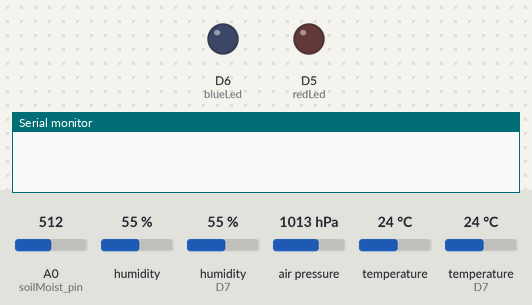
Simulated run of this sketch. Board: ESP8266 (NodeMCU). Shown: output pins drawn as LEDs (lit = HIGH), the last lines printed to the serial monitor. Inputs (shaded band) come from the test bench; at power-on: A0 (soilMoist_pin) = 512, humidity 55 %, humidity (sensor on D7) 55 %, air pressure 1013 hPa, temperature 24 °C, temperature (sensor on D7) 24 °C. A WiFi scan finds three made-up networks.

Above: at 0.1 s.
At 10.1 s:
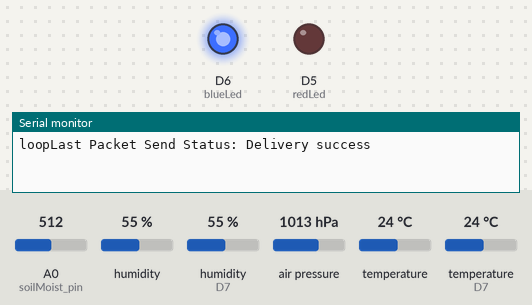
Timing chart, 0 to 11.6 s (numbered marks = the images above):
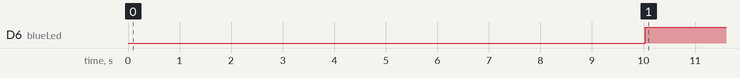

Measured:
- by itself, D6 (blueLed): LOW → HIGH at 10.0 s

The sketch:

sender4.ino
```cpp
#include <espnow.h>
#include <ESP8266WiFi.h>
#include <Adafruit_BME280.h>
#include <Adafruit_Sensor.h>
#include "DHT.h"

// Set your Board ID (ESP32 Sender #1 = BOARD_ID 1, ESP32 Sender #2 = BOARD_ID 2, etc)
#define BOARD_ID 4


//MAC Address of the receiver
uint8_t broadcastAddress[] = {0x40, 0xF5, 0x20, 0x3E, 0x88, 0x48};

const int soilMoist_pin = A0;

#define rain_pin D0

//led pin
#define redLed D5
#define blueLed D6

// assign the ESP8266 pins
#define D1 5
#define D2 4
#define D4 2
#define D3 0

// assign the SPI bus to pins
#define BME_SCK D4 //SCL
#define BME_MISO D1 //SD0
#define BME_MOSI D3 //SDA
#define BME_CS D2 //CSB

#define DHTPIN D7 //DHT PIN OUT
#define DHTTYPE DHT11
DHT dht(DHTPIN, DHTTYPE);

#define SEALEVELPRESSURE_HPA (1013.25)
Adafruit_BME280 bme(BME_CS, BME_MOSI, BME_MISO, BME_SCK);

//Structure example to send data
//Must match the receiver structure
typedef struct struct_message {
    int id;
    float temp;
    float hum;
    float pres;
    float alt;
    float temp11;
    float hum11;
    float soilmoist;
    float rain;
    int readingId;
} struct_message;

//Create a struct_message called myData
struct_message myData;

unsigned long previousMillis = 0;   // Stores last time temperature was published
const long interval = 10000;        // Interval at which to publish sensor readings

unsigned int readingId = 0;

// Insert your SSID
constexpr char WIFI_SSID[] = "Agus";

int32_t getWiFiChannel(const char *ssid) {
  if (int32_t n = WiFi.scanNetworks()) {
    for (uint8_t i=0; i<n; i++) {
      if (!strcmp(ssid, WiFi.SSID(i).c_str())) {
        return WiFi.channel(i);
      }
    }
  }
  return 0;
}

void initBME(){
  if (!bme.begin(0x76)) {
    Serial.println("Could not find a valid BME280 sensor, check wiring!");
    while (1);
  }
}

float readTemperature() {
  float temp = bme.readTemperature();
  return temp;
}

float readHumidity() {
  float hum = bme.readHumidity();
  return hum;
}

float readPressure() {
  float pres = bme.readPressure() / 100.0F;
  return pres;
}

float readAltitude() {
  float alt = bme.readAltitude(SEALEVELPRESSURE_HPA);
  return alt;
}

float readTemperature11() {
  float temp11 = dht.readTemperature();
  return temp11;
}

float readHumidity11() {
  float hum11 = dht.readHumidity();
  return hum11;
}

float readSoilMoist() {
  float soilmoist = ( 100.00 - ( (analogRead(soilMoist_pin)/1023.00) * 100.00 ) );
  return soilmoist;
}

float readRain() {
  float rain = analogRead(rain_pin);
  return rain;
}


// Callback when data is sent
void OnDataSent(uint8_t *mac_addr, uint8_t sendStatus) {
  Serial.print("Last Packet Send Status: ");
  if (sendStatus == 0){
    Serial.println("Delivery success");
    digitalWrite(blueLed, HIGH);
    digitalWrite(redLed, LOW);
  }
  else{
    Serial.println("Delivery fail");
    digitalWrite(redLed, HIGH);
    digitalWrite(blueLed, LOW);
  }
}

void setup() {
  //Init Serial Monitor
  Serial.begin(115200);
  initBME();

  pinMode (redLed, OUTPUT);
  pinMode (blueLed, OUTPUT);

  pinMode(DHTPIN, INPUT);
  dht.begin();

  // Set device as a Wi-Fi Station and set channel
  WiFi.mode(WIFI_STA);

  int32_t channel = getWiFiChannel(WIFI_SSID);

  WiFi.printDiag(Serial); // Uncomment to verify channel number before
  wifi_promiscuous_enable(1);
  wifi_set_channel(channel);
  wifi_promiscuous_enable(0);
  WiFi.printDiag(Serial); // Uncomment to verify channel change after

  // Init ESP-NOW
  if (esp_now_init() != 0) {
    Serial.println("Error initializing ESP-NOW");
    return;
  }

  // Once ESPNow is successfully Init, we will register for Send CB to
  // get the status of Trasnmitted packet
   esp_now_set_self_role(ESP_NOW_ROLE_CONTROLLER);

  esp_now_register_send_cb(OnDataSent);

  esp_now_add_peer(broadcastAddress, ESP_NOW_ROLE_SLAVE, 1, NULL, 0);
}

void loop() {
  unsigned long currentMillis = millis();
  if (currentMillis - previousMillis >= interval) {
    // Save the last time a new reading was published
    previousMillis = currentMillis;
    //Set values to send
    myData.id = BOARD_ID;
    myData.temp = readTemperature();
    myData.temp11 = readTemperature11();
    myData.hum = readHumidity();
    myData.hum11 = readHumidity11();
    myData.pres = readPressure();
    myData.alt = readAltitude();
    myData.soilmoist = readSoilMoist();
    myData.rain = readRain();
    myData.readingId = readingId++;

    esp_now_send(broadcastAddress, (uint8_t *) &myData, sizeof(myData));

    Serial.print("loop");
  }
}
```
